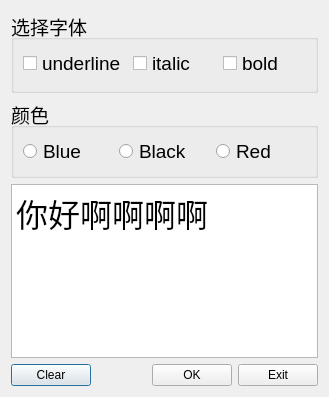
<?xml version="1.0" encoding="UTF-8"?>
<ui version="4.0">
 <class>Dialog</class>
 <widget class="QDialog" name="Dialog">
  <property name="geometry">
   <rect>
    <x>0</x>
    <y>0</y>
    <width>329</width>
    <height>397</height>
   </rect>
  </property>
  <property name="windowTitle">
   <string>Dialog</string>
  </property>
  <property name="windowIcon">
   <iconset>
    <normaloff>:/icon/images/bitbug_favicon.ico</normaloff>:/icon/images/bitbug_favicon.ico</iconset>
  </property>
  <layout class="QVBoxLayout" name="verticalLayout">
   <item>
    <widget class="QGroupBox" name="groupBox">
     <property name="enabled">
      <bool>true</bool>
     </property>
     <property name="font">
      <font>
       <family>Arial</family>
       <pointsize>14</pointsize>
      </font>
     </property>
     <property name="title">
      <string>选择字体</string>
     </property>
     <property name="flat">
      <bool>false</bool>
     </property>
     <layout class="QHBoxLayout" name="horizontalLayout">
      <property name="bottomMargin">
       <number>12</number>
      </property>
      <item>
       <widget class="QCheckBox" name="checkBox_underline">
        <property name="font">
         <font>
          <family>Arial</family>
          <pointsize>14</pointsize>
          <italic>false</italic>
         </font>
        </property>
        <property name="text">
         <string>underline</string>
        </property>
       </widget>
      </item>
      <item>
       <widget class="QCheckBox" name="checkBox_Italic">
        <property name="font">
         <font>
          <family>Arial</family>
          <pointsize>14</pointsize>
          <italic>false</italic>
         </font>
        </property>
        <property name="text">
         <string>italic</string>
        </property>
       </widget>
      </item>
      <item>
       <widget class="QCheckBox" name="checkBox_bold">
        <property name="font">
         <font>
          <family>Arial</family>
          <pointsize>14</pointsize>
          <italic>false</italic>
         </font>
        </property>
        <property name="text">
         <string>bold</string>
        </property>
       </widget>
      </item>
     </layout>
    </widget>
   </item>
   <item>
    <widget class="QGroupBox" name="groupBox_2">
     <property name="font">
      <font>
       <family>Arial</family>
       <pointsize>14</pointsize>
      </font>
     </property>
     <property name="title">
      <string>颜色</string>
     </property>
     <layout class="QHBoxLayout" name="horizontalLayout_2">
      <property name="spacing">
       <number>-1</number>
      </property>
      <item>
       <widget class="QRadioButton" name="radioButton_Blue">
        <property name="text">
         <string>Blue</string>
        </property>
       </widget>
      </item>
      <item>
       <widget class="QRadioButton" name="radioButton_Black">
        <property name="text">
         <string>Black</string>
        </property>
       </widget>
      </item>
      <item>
       <widget class="QRadioButton" name="radioButton_Red">
        <property name="text">
         <string>Red</string>
        </property>
       </widget>
      </item>
     </layout>
    </widget>
   </item>
   <item>
    <widget class="QPlainTextEdit" name="plainTextEdit">
     <property name="font">
      <font>
       <family>Arial</family>
       <pointsize>24</pointsize>
      </font>
     </property>
     <property name="plainText">
      <string>你好啊啊啊啊</string>
     </property>
    </widget>
   </item>
   <item>
    <layout class="QHBoxLayout" name="horizontalLayout_3">
     <item>
      <widget class="QPushButton" name="pushButton_Clear">
       <property name="text">
        <string>Clear</string>
       </property>
       <property name="icon">
        <iconset resource="res.qrc">
         <normaloff>:/icon/images/delete.svg</normaloff>:/icon/images/delete.svg</iconset>
       </property>
      </widget>
     </item>
     <item>
      <spacer name="horizontalSpacer">
       <property name="orientation">
        <enum>Qt::Orientation::Horizontal</enum>
       </property>
       <property name="sizeHint" stdset="0">
        <size>
         <width>40</width>
         <height>20</height>
        </size>
       </property>
      </spacer>
     </item>
     <item>
      <widget class="QPushButton" name="pushButton_OK">
       <property name="text">
        <string>OK</string>
       </property>
       <property name="icon">
        <iconset resource="res.qrc">
         <normaloff>:/icon/images/tick.svg</normaloff>:/icon/images/tick.svg</iconset>
       </property>
      </widget>
     </item>
     <item>
      <widget class="QPushButton" name="pushButton_Exit">
       <property name="text">
        <string>Exit</string>
       </property>
       <property name="icon">
        <iconset theme="QIcon::ThemeIcon::ApplicationExit"/>
       </property>
      </widget>
     </item>
    </layout>
   </item>
  </layout>
 </widget>
 <resources>
  <include location="res.qrc"/>
 </resources>
 <connections>
  <connection>
   <sender>pushButton_Exit</sender>
   <signal>clicked()</signal>
   <receiver>Dialog</receiver>
   <slot>close()</slot>
   <hints>
    <hint type="sourcelabel">
     <x>279</x>
     <y>368</y>
    </hint>
    <hint type="destinationlabel">
     <x>164</x>
     <y>198</y>
    </hint>
   </hints>
  </connection>
  <connection>
   <sender>pushButton_Clear</sender>
   <signal>clicked()</signal>
   <receiver>plainTextEdit</receiver>
   <slot>clear()</slot>
   <hints>
    <hint type="sourcelabel">
     <x>53</x>
     <y>368</y>
    </hint>
    <hint type="destinationlabel">
     <x>164</x>
     <y>244</y>
    </hint>
   </hints>
  </connection>
  <connection>
   <sender>pushButton_OK</sender>
   <signal>clicked()</signal>
   <receiver>Dialog</receiver>
   <slot>accept()</slot>
   <hints>
    <hint type="sourcelabel">
     <x>195</x>
     <y>368</y>
    </hint>
    <hint type="destinationlabel">
     <x>164</x>
     <y>198</y>
    </hint>
   </hints>
  </connection>
 </connections>
</ui>
